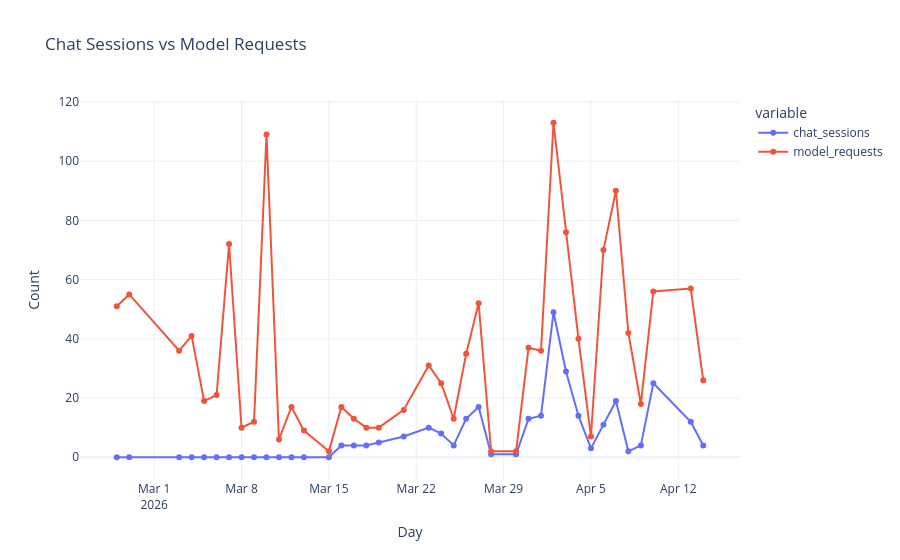

Notebook source saved alongside this figure:
### Markdown cell above
## 6) Chat and request trends

### Code cell
# Replace SQL with pandas merges
if not df_chat_session.empty:
    daily_chat = df_chat_session.groupby(df_chat_session['created_at'].dt.floor('D')).size().reset_index(name='chat_sessions')
else:
    daily_chat = pd.DataFrame(columns=['created_at', 'chat_sessions'])

if not df_model_request.empty:
    daily_requests = df_model_request.groupby(df_model_request['created_at'].dt.floor('D')).size().reset_index(name='model_requests')
else:
    daily_requests = pd.DataFrame(columns=['created_at', 'model_requests'])

chat_request_trends = pd.merge(daily_chat, daily_requests, on='created_at', how='outer').fillna(0)
chat_request_trends.rename(columns={'created_at': 'day'}, inplace=True)
chat_request_trends.sort_values('day', inplace=True)

if not chat_request_trends.empty:
    fig = px.line(chat_request_trends, x='day', y=['chat_sessions', 'model_requests'], title='Chat Sessions vs Model Requests', markers=True)
    fig.update_layout(xaxis_title='Day', yaxis_title='Count')
    fig.show()

chat_request_trends.tail(20)

### Figure 1 — Plotly figure (JSON) as saved in the notebook; plotly's stock layout.template omitted (floating-point values rounded to 4 significant figures)
{"data": [{"hovertemplate": "variable=chat_sessions<br>day=%{x}<br>value=%{y}<extra></extra>", "legendgroup": "chat_sessions", "line": {"color": "#636efa", "dash": "solid"}, "marker": {"symbol": "circle"}, "mode": "lines+markers", "name": "chat_sessions", "orientation": "v", "showlegend": true, "type": "scatter", "x": ["2026-02-26T00:00:00+00:00", "2026-02-27T00:00:00+00:00", "2026-03-03T00:00:00+00:00", "2026-03-04T00:00:00+00:00", "2026-03-05T00:00:00+00:00", "2026-03-06T00:00:00+00:00", "2026-03-07T00:00:00+00:00", "2026-03-08T00:00:00+00:00", "2026-03-09T00:00:00+00:00", "2026-03-10T00:00:00+00:00", "2026-03-11T00:00:00+00:00", "2026-03-12T00:00:00+00:00", "2026-03-13T00:00:00+00:00", "2026-03-15T00:00:00+00:00", "2026-03-16T00:00:00+00:00", "2026-03-17T00:00:00+00:00", "2026-03-18T00:00:00+00:00", "2026-03-19T00:00:00+00:00", "2026-03-21T00:00:00+00:00", "2026-03-23T00:00:00+00:00", "2026-03-24T00:00:00+00:00", "2026-03-25T00:00:00+00:00", "2026-03-26T00:00:00+00:00", "2026-03-27T00:00:00+00:00", "2026-03-28T00:00:00+00:00", "2026-03-30T00:00:00+00:00", "2026-03-31T00:00:00+00:00", "2026-04-01T00:00:00+00:00", "2026-04-02T00:00:00+00:00", "2026-04-03T00:00:00+00:00", "2026-04-04T00:00:00+00:00", "2026-04-05T00:00:00+00:00", "2026-04-06T00:00:00+00:00", "2026-04-07T00:00:00+00:00", "2026-04-08T00:00:00+00:00", "2026-04-09T00:00:00+00:00", "2026-04-10T00:00:00+00:00", "2026-04-13T00:00:00+00:00", "2026-04-14T00:00:00+00:00"], "xaxis": "x", "y": [0, 0, 0, 0, 0, 0, 0, 0, 0, 0, 0, 0, 0, 0, 4, 4, 4, 5, 7, 10, 8, 4, 13, 17, 1, 1, 13, 14, 49, 29, 14, 3, 11, 19, 2, 4, 25, 12, 4], "yaxis": "y"}, {"hovertemplate": "variable=model_requests<br>day=%{x}<br>value=%{y}<extra></extra>", "legendgroup": "model_requests", "line": {"color": "#EF553B", "dash": "solid"}, "marker": {"symbol": "circle"}, "mode": "lines+markers", "name": "model_requests", "orientation": "v", "showlegend": true, "type": "scatter", "x": ["2026-02-26T00:00:00+00:00", "2026-02-27T00:00:00+00:00", "2026-03-03T00:00:00+00:00", "2026-03-04T00:00:00+00:00", "2026-03-05T00:00:00+00:00", "2026-03-06T00:00:00+00:00", "2026-03-07T00:00:00+00:00", "2026-03-08T00:00:00+00:00", "2026-03-09T00:00:00+00:00", "2026-03-10T00:00:00+00:00", "2026-03-11T00:00:00+00:00", "2026-03-12T00:00:00+00:00", "2026-03-13T00:00:00+00:00", "2026-03-15T00:00:00+00:00", "2026-03-16T00:00:00+00:00", "2026-03-17T00:00:00+00:00", "2026-03-18T00:00:00+00:00", "2026-03-19T00:00:00+00:00", "2026-03-21T00:00:00+00:00", "2026-03-23T00:00:00+00:00", "2026-03-24T00:00:00+00:00", "2026-03-25T00:00:00+00:00", "2026-03-26T00:00:00+00:00", "2026-03-27T00:00:00+00:00", "2026-03-28T00:00:00+00:00", "2026-03-30T00:00:00+00:00", "2026-03-31T00:00:00+00:00", "2026-04-01T00:00:00+00:00", "2026-04-02T00:00:00+00:00", "2026-04-03T00:00:00+00:00", "2026-04-04T00:00:00+00:00", "2026-04-05T00:00:00+00:00", "2026-04-06T00:00:00+00:00", "2026-04-07T00:00:00+00:00", "2026-04-08T00:00:00+00:00", "2026-04-09T00:00:00+00:00", "2026-04-10T00:00:00+00:00", "2026-04-13T00:00:00+00:00", "2026-04-14T00:00:00+00:00"], "xaxis": "x", "y": [51, 55, 36, 41, 19, 21, 72, 10, 12, 109, 6, 17, 9, 2, 17, 13, 10, 10, 16, 31, 25, 13, 35, 52, 2, 2, 37, 36, 113, 76, 40, 7, 70, 90, 42, 18, 56, 57, 26], "yaxis": "y"}], "layout": {"legend": {"title": {"text": "variable"}, "tracegroupgap": 0}, "title": {"text": "Chat Sessions vs Model Requests"}, "xaxis": {"anchor": "y", "autorange": true, "domain": [0, 1], "range": ["2026-02-23 00:44:21.9857", "2026-04-16 23:15:38.0143"], "title": {"text": "Day"}, "type": "date"}, "yaxis": {"anchor": "x", "autorange": true, "domain": [0, 1], "range": [-8.277, 121.3], "title": {"text": "Count"}, "type": "linear"}}}
